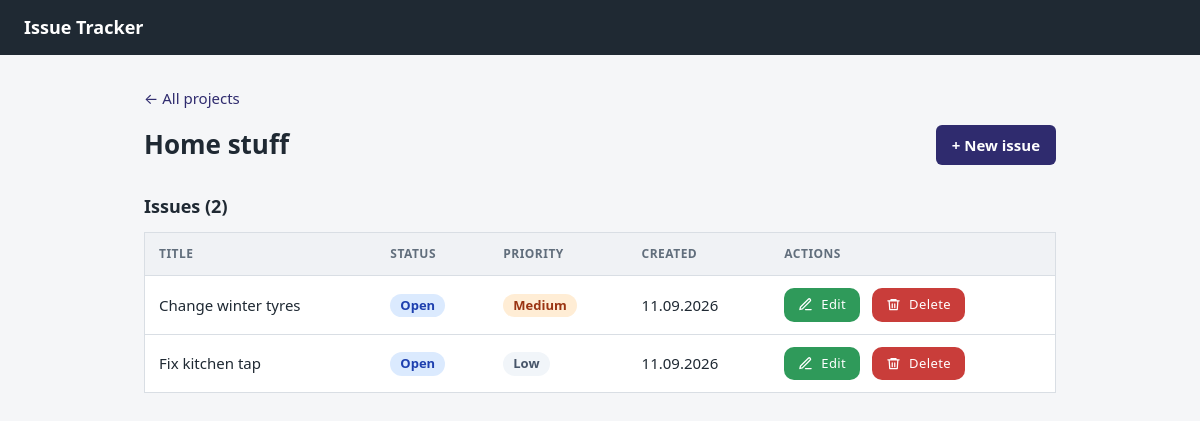
The app's page /project_view.php?id=3 with its own data.
### tables this page shows
CREATE TABLE projects (
    id          INT UNSIGNED  NOT NULL AUTO_INCREMENT,
    name        VARCHAR(100)  NOT NULL,
    description TEXT          NULL,
    created_at  TIMESTAMP     NOT NULL DEFAULT CURRENT_TIMESTAMP,
    updated_at  TIMESTAMP     NOT NULL DEFAULT CURRENT_TIMESTAMP ON UPDATE CURRENT_TIMESTAMP,
    PRIMARY KEY (id)
);

CREATE TABLE issues (
    id          INT UNSIGNED  NOT NULL AUTO_INCREMENT,
    project_id  INT UNSIGNED  NOT NULL,
    title       VARCHAR(150)  NOT NULL,
    description TEXT          NULL,
    status      ENUM('open', 'in_progress', 'done') NOT NULL DEFAULT 'open',
    priority    ENUM('low', 'medium', 'high')       NOT NULL DEFAULT 'medium',
    created_at  TIMESTAMP     NOT NULL DEFAULT CURRENT_TIMESTAMP,
    updated_at  TIMESTAMP     NOT NULL DEFAULT CURRENT_TIMESTAMP ON UPDATE CURRENT_TIMESTAMP,
    PRIMARY KEY (id),
    CONSTRAINT fk_issues_project
        FOREIGN KEY (project_id) REFERENCES projects (id)
        ON DELETE CASCADE
);

### src/db.php (called while the page is built)
<?php
function db(): PDO
{
    static $pdo = null;
    if ($pdo === null) {
        $dsn = sprintf(
            'mysql:host=%s;port=%s;dbname=%s;charset=utf8mb4',
            getenv('DB_HOST'),
            getenv('DB_PORT'),
            getenv('DB_DATABASE')
        );
        $pdo = new PDO($dsn, getenv('DB_USERNAME'), getenv('DB_PASSWORD'), [
            PDO::ATTR_ERRMODE            => PDO::ERRMODE_EXCEPTION,
            PDO::ATTR_DEFAULT_FETCH_MODE => PDO::FETCH_ASSOC,
            PDO::ATTR_EMULATE_PREPARES   => false,
        ]);
    }
    return $pdo;
}

### src/helpers.php (called while the page is built, shortened)
<?php
function e(?string $value): string
{
    return htmlspecialchars($value ?? '', ENT_QUOTES, 'UTF-8');
}

### public/project_view.php (the view, shortened to what this page needs)
<?php
require __DIR__ . '/../src/db.php';
require __DIR__ . '/../src/helpers.php';
require __DIR__ . '/../src/layout.php';
$id = filter_var($_GET['id'] ?? null, FILTER_VALIDATE_INT, ['options' => ['min_range' => 1]]);
$stmt = db()->prepare('SELECT id, name, description FROM projects WHERE id = :id');
$stmt->execute(['id' => $id]);
$project = $stmt->fetch();
$stmt = db()->prepare(
    "SELECT id, title, status, priority, created_at
     FROM issues
     WHERE project_id = :project_id
     ORDER BY FIELD(status, 'open', 'in_progress', 'done'),
              FIELD(priority, 'high', 'medium', 'low'),
              created_at DESC"
);
$stmt->execute(['project_id' => $id]);
$issues = $stmt->fetchAll();
?>
<p><a href="/">&larr; All projects</a></p>
<div class="page-title">
    <h1><?= e($project['name']) ?></h1>
    <a href="/issue_form.php?project_id=<?= (int) $project['id'] ?>" class="button">+ New issue</a>
</div>
<h2>Issues (<?= count($issues) ?>)</h2>
<?php if (count($issues) === 0): ?>
    <p class="empty">No issues yet.</p>
<?php else: ?>
    <table>
        <thead>
            <tr>
                <th>Title</th>
                <th>Status</th>
                <th>Priority</th>
                <th>Created</th>
                <th>Actions</th>
            </tr>
        </thead>
        <tbody>
        <?php foreach ($issues as $issue): ?>
            <tr>
                <td><?= e($issue['title']) ?></td>
                <td><span class="badge status-<?= e($issue['status']) ?>"><?= e(ISSUE_STATUSES[$issue['status']]) ?></span></td>
                <td><span class="badge priority-<?= e($issue['priority']) ?>"><?= e(ISSUE_PRIORITIES[$issue['priority']]) ?></span></td>
                <td><?= e(date('d.m.Y', strtotime($issue['created_at']))) ?></td>
                <td class="actions">
                    <a href="/issue_form.php?id=<?= (int) $issue['id'] ?>">Edit</a>
                    <form method="post" action="/issue_delete.php"
                          onsubmit="return confirm('Delete this issue?');">
                        <button type="submit">Delete</button>
                    </form>
                </td>
            </tr>
        <?php endforeach; ?>
        </tbody>
    </table>
<?php endif; ?>

### public/style.css (style rules this page uses)
:root { --bg: #f5f6f8; --surface: #ffffff; --text: #1f2933; --muted: #616e7c; --border: #d9dee4; --primary: #2f2b6e; --primary-dark: #221f55; --danger: #dc2626; --radius: 6px; }
* { box-sizing: border-box; }
body { margin: 0; font-family: system-ui, -apple-system, "Segoe UI", Roboto, sans-serif; font-size: 15px; line-height: 1.5; color: var(--text); background: var(--bg); }
a { color: var(--primary); text-decoration: none; }
h1 { margin: 0 0 20px; font-size: 26px; }
h2 { margin: 28px 0 12px; font-size: 18px; }
.page-title { display: flex; justify-content: space-between; align-items: center; flex-wrap: wrap; gap: 16px; margin-bottom: 20px; }
.page-title h1 { margin: 0; }
.button, button { display: inline-block; padding: 9px 16px; font: inherit; font-weight: 600; color: #fff; background: var(--primary); border: none; border-radius: var(--radius); cursor: pointer; }
table { width: 100%; border-collapse: collapse; background: var(--surface); border: 1px solid var(--border); }
th, td { padding: 12px 14px; text-align: left; vertical-align: middle; border-bottom: 1px solid var(--border); }
th { font-size: 12px; text-transform: uppercase; letter-spacing: 0.04em; color: var(--muted); background: #f0f2f5; }
.actions { white-space: nowrap; }
.actions form { display: inline-flex; margin-left: 8px; }
.actions a, .actions button { display: inline-flex; align-items: center; gap: 8px; padding: 7px 14px; font-size: 13px; font-weight: 500; letter-spacing: 0.03em; color: #fff; border: none; border-radius: 10px; cursor: pointer; transition: background 0.15s, transform 0.15s, box-shadow 0.15s; }
.actions a::before, .actions button::before { content: ""; width: 15px; height: 15px; background-color: currentColor; -webkit-mask: var(--icon) center / contain no-repeat; mask: var(--icon) center / contain no-repeat; }
.actions a { background: #2f9a5a; }
.actions button { background: #c93d3a; }
.badge { display: inline-block; padding: 2px 10px; font-size: 13px; font-weight: 600; border-radius: 999px; }
.status-open { background: #dbeafe; color: #1e40af; }
.priority-medium { background: #ffedd5; color: #9a3412; }
.priority-low { background: #f1f5f9; color: #475569; }

### records on screen
projects: name "Home stuff"
issues: title "Change winter tyres", status "Open", priority "Medium", created_at "11.09.2026"
issues: title "Fix kitchen tap", status "Open", priority "Low", created_at "11.09.2026"

### other values on screen
count($issues) "2"
